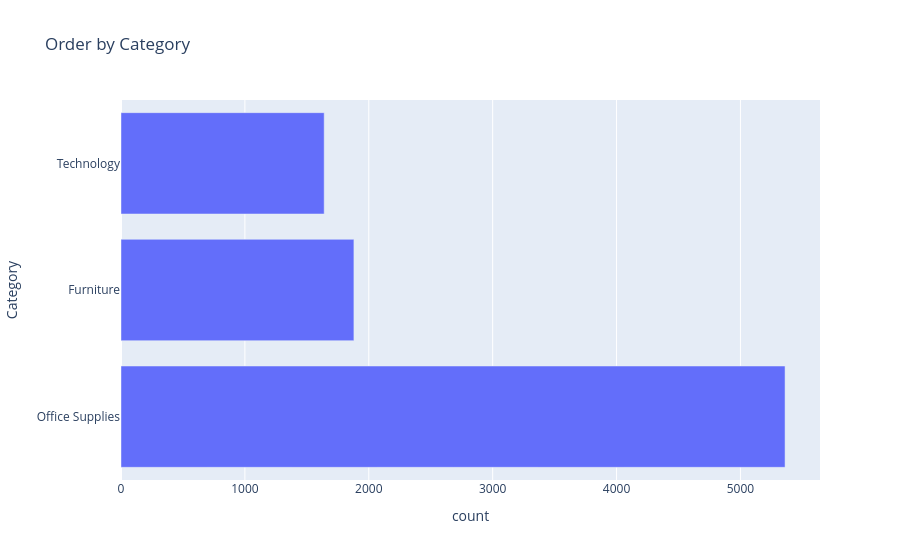

Write notebook code for a chart like this one.
### Code cell
cat_count = superstore_order["Category"].value_counts().reset_index()
fig = px.bar(cat_count,x="count",y = "Category",title = "Order by Category",orientation="h")
fig.show()

### Figure 1 — Plotly figure (JSON) as saved in the notebook; plotly's stock layout.template omitted (floating-point values rounded to 4 significant figures)
{"data": [{"hovertemplate": "count=%{x}<br>Category=%{y}<extra></extra>", "legendgroup": "", "marker": {"color": "#636efa", "pattern": {"shape": ""}}, "name": "", "orientation": "h", "showlegend": false, "textposition": "auto", "type": "bar", "x": [5360, 1880, 1640], "xaxis": "x", "y": ["Office Supplies", "Furniture", "Technology"], "yaxis": "y"}], "layout": {"barmode": "relative", "legend": {"tracegroupgap": 0}, "title": {"text": "Order by Category"}, "xaxis": {"anchor": "y", "domain": [0, 1], "title": {"text": "count"}}, "yaxis": {"anchor": "x", "domain": [0, 1], "title": {"text": "Category"}}}}
